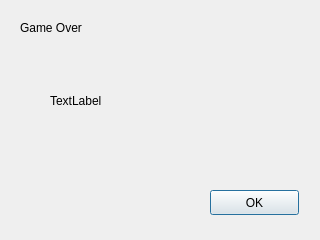
<?xml version="1.0" encoding="UTF-8"?>
<ui version="4.0">
 <class>GameOver</class>
 <widget class="QDialog" name="GameOver">
  <property name="geometry">
   <rect>
    <x>0</x>
    <y>0</y>
    <width>320</width>
    <height>240</height>
   </rect>
  </property>
  <property name="windowTitle">
   <string>Dialog</string>
  </property>
  <widget class="QPushButton" name="pushButton">
   <property name="geometry">
    <rect>
     <x>210</x>
     <y>190</y>
     <width>89</width>
     <height>25</height>
    </rect>
   </property>
   <property name="text">
    <string>OK</string>
   </property>
  </widget>
  <widget class="QLabel" name="label">
   <property name="geometry">
    <rect>
     <x>20</x>
     <y>20</y>
     <width>91</width>
     <height>16</height>
    </rect>
   </property>
   <property name="text">
    <string>Game Over</string>
   </property>
  </widget>
  <widget class="QLabel" name="message">
   <property name="geometry">
    <rect>
     <x>50</x>
     <y>50</y>
     <width>171</width>
     <height>101</height>
    </rect>
   </property>
   <property name="text">
    <string>TextLabel</string>
   </property>
  </widget>
 </widget>
 <resources/>
 <connections/>
</ui>
